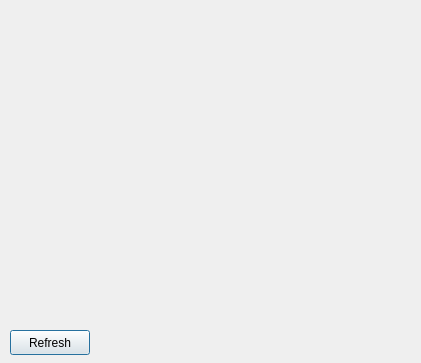
<?xml version="1.0" encoding="UTF-8"?>
<ui version="4.0">
 <class>MtbRCIOWindow</class>
 <widget class="QDialog" name="MtbRCIOWindow">
  <property name="geometry">
   <rect>
    <x>0</x>
    <y>0</y>
    <width>421</width>
    <height>363</height>
   </rect>
  </property>
  <property name="windowTitle">
   <string notr="true">Dialog</string>
  </property>
  <widget class="QPushButton" name="b_refresh">
   <property name="geometry">
    <rect>
     <x>10</x>
     <y>330</y>
     <width>80</width>
     <height>25</height>
    </rect>
   </property>
   <property name="text">
    <string>Refresh</string>
   </property>
   <property name="shortcut">
    <string notr="true">Ctrl+R</string>
   </property>
  </widget>
  <widget class="QWidget" name="gridLayoutWidget">
   <property name="geometry">
    <rect>
     <x>10</x>
     <y>10</y>
     <width>401</width>
     <height>311</height>
    </rect>
   </property>
   <layout class="QGridLayout" name="gl_inputs"/>
  </widget>
 </widget>
 <resources/>
 <connections/>
</ui>
